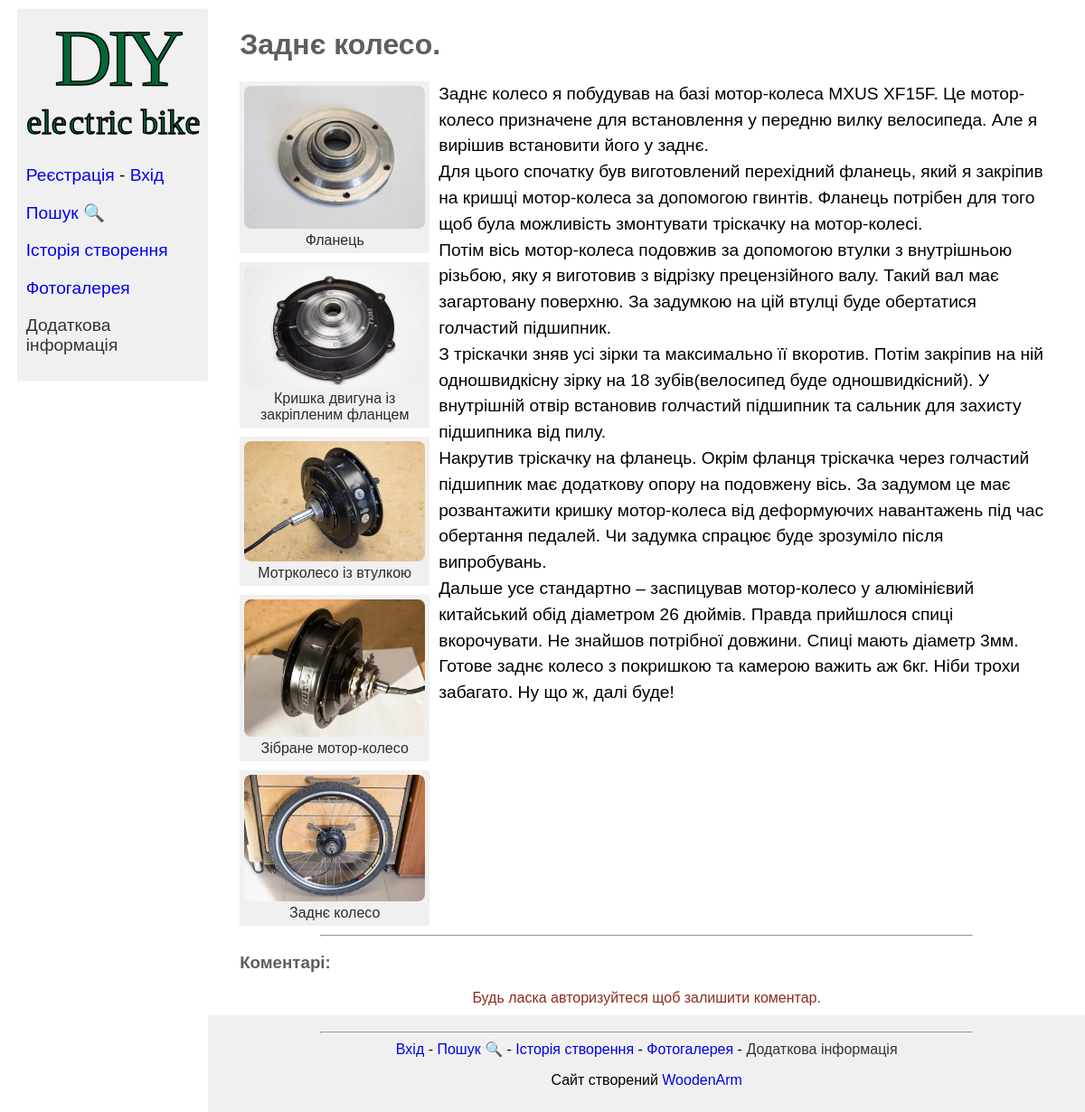
Screenshot of /post/zadnye-koleso/ with the database file from the repository.
### blog/models.py (models this page shows, shortened)
class Posts(models.Model):
    title = models.CharField(max_length=255)
    content = models.TextField()
    time_create = models.DateTimeField(auto_now_add=True)
    time_update = models.DateTimeField(auto_now=True)
    is_published = models.BooleanField(default=True)
    slug = models.SlugField(max_length=255, unique=True, db_index=True, verbose_name='URL')
    class Meta:
        ordering = ["time_create"]
        verbose_name_plural = "Posts"

class Photos(models.Model):
    title = models.CharField(max_length=200)
    post = models.ForeignKey('Posts', on_delete=models.CASCADE)
    image = models.ImageField(upload_to="photos/", blank=True)
    slug = models.SlugField(max_length=255, unique=True, db_index=True, verbose_name='URL')
    is_published = models.BooleanField(default=True)
    class Meta:
        verbose_name_plural = "Photos"

### blog/views.py (the view)
# urls.py: path('post/<slug:post_slug>/', views.show_post, name='post'),
def show_post(request, post_slug):
    post = get_object_or_404(Posts, slug=post_slug)
    photos = Photos.objects.filter(post__slug=post_slug, is_published=True)
    comment = Comments.objects.filter(post__slug=post_slug, is_published=True)
    if  request.method == "POST":
        form = CommentForm(request.POST)
        if form.is_valid():
            form = form.save(commit=False)
            form.owner = request.user
            form.post = post
            form.save()
            return redirect('blog:post', post_slug)
    else:
        form = CommentForm()
    context = {'post': post, 'photos': photos, 'comments': comment, 'form': form}
    return render(request, 'blog/post.html', context=context)

### blog/templates/blog/post.html (shortened to what this page needs)
{% extends 'blog/base.html' %}
{% block content %}
    <h1 class="title">{{ post.title }}</h1>
    {% for i in photos %}
        {% if i.image.url %}
          <div class="tabs">
            <div class="zoom-in"><figure>
              <img src="{{ i.image.url }}">
              <figcaption>{{ i.title }}</figcaption>
            </figure></div>
          </div>
        {% endif %}
    {% endfor %}
    <div class="text">
        {% autoescape off %}
          <p>{{ post.content|linebreaks }}</p>
        {% endautoescape %}
    </div><hr>
  <h3 class="title">Коментарі:</h3>
  {% if user.is_authenticated %}
    <form action="" method="post">
      {% csrf_token %}
      {{ form.as_p }}
      <button class="button button1" type="submit">Відправити</button>
    </form>
  {% else %}
    <div class="comment3">Будь ласка авторизуйтеся  щоб залишити коментар.</div>
  {% endif %}
{% endblock content %}

### blog/static/blog/css/main.css (style rules this page uses)
body { margin: 0; font: 1em "Fira Sans", sans-serif; text-align: left; }
.title { font: "Fira Sans", sans-serif; color: rgb(97, 93, 93); }
.text { font: 1.2em "Fira Sans", sans-serif; line-height: 1.5; }
hr { width: 60vw; }
figure { display: inline; padding: 5px; width: 200px; float: left; clear: left; margin: 0 10px 10px 0; text-align: center; background-color: #f1f0f0; }
img { width: 100%; height: 100%; border-radius: 8px; }
figcaption { color: rgb(45, 43, 43); font: 1em "Fira Sans", sans-serif; }
.zoom-in { cursor: -webkit-zoom-in; cursor: zoom-in; }
.comment3 { font: 1em "Fira Sans", sans-serif; color:#8e2b1d; font-style: bold; text-align: center; }

### rows the page displays
Posts: title "Заднє колесо.", content "Заднє колесо я побудував на базі мотор-колеса MXUS XF15F. Це мотор-колесо призначене для встановлення у передню вилку велосипеда. Але я вирішив встановити його у заднє. Для цього спочатку був виготовлений перехідний фланець, який я закріпив на кришці мотор-колеса за допомогою гвинтів. Фланець потрібен для того щоб була можливість змонтувати тріскачку на мотор-колесі. Потім вісь мотор-колеса подовжив за допомогою втулки з внутрішньою різьбою, яку я виготовив з відрізку прецензійного валу. Такий вал має загартовану поверхню. За задумкою на цій втулці буде обертатися голчастий підшипник. З тріскачки зняв усі зірки та максимально її вкоротив. Потім закріпив на ній одношвидкісну зірку на 18…"
Photos: image (picture), title "Фланець"
Photos: image (picture), title "Кришка двигуна із закріпленим фланцем"
Photos: image (picture), title "Мотрколесо із втулкою"
Photos: image (picture), title "Зібране мотор-колесо"
Photos: image (picture), title "Заднє колесо"
